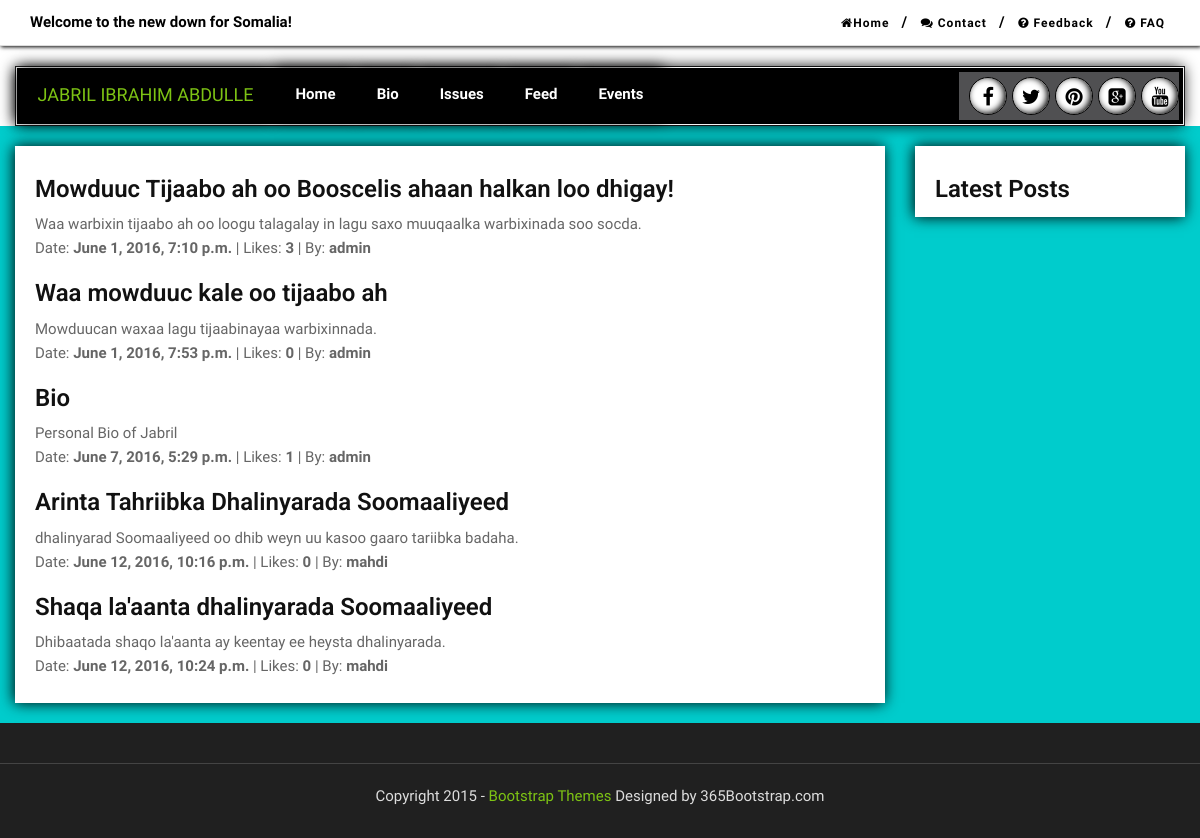
The app's page /feed with its own data.
### campaign/models.py (models this page shows, shortened)
class Post(models.Model):
    title = models.CharField(max_length=200)
    description = models.CharField(max_length=350)
    video = models.ForeignKey(Video,blank=True, default=None)
    content = models.TextField()
    date_added = models.DateTimeField(default=timezone.now)
    last_updated = models.DateTimeField(default=timezone.now)
    published_date = models.DateTimeField(default=timezone.now)
    likes = models.IntegerField(default=0)
    dislikes = models.IntegerField(default=0)
    category = models.ForeignKey(Category, blank=False)
    author = models.ForeignKey(User, blank=False)
    featured_image = models.ForeignKey(Image, blank=True)
    view_counter = models.IntegerField(default=0)

### campaign/views.py (the view)
# urls.py: url(r'^feed$', views.feed, name='feed'),
def feed(request):
    posts = Post.objects.all()
    return render(request, 'campaign/partials/feeds.html',{"posts":posts, "post":{"pk":0}})

### campaign/templates/campaign/partials/feeds.html (shortened to what this page needs)
{% extends 'campaign/layout.html' %}
{% load markdown_deux_tags %}
{% block content %}
<div id="page-content" class="index-page container">
  <div class="row">
    <div id="main-content">
      <div id="column-one" class="col-md-9">
        <div class="box wrap-vid shadowed">
          {% for post in posts %}
            <h5>{{post.title}}</h5>
            <p>
              {{post.description|slice:"0:100:"}}<br/>
              Date: <strong>{{post.published_date}}</strong> | Likes: <strong>{{post.likes}}</strong> | By: <strong>{{post.author}}</strong>
            </p>
          {% endfor %}
        </div>
      </div>
      <div id="column-two" class="col-md-3">
        <div class="box wrap-vid shadowed">
          <h5>Latest Posts</h5>
        </div>
      </div>
    </div>
  </div>
</div>
{% endblock %}

### campaign/static/campaign/css/style.css (style rules this page uses)
body { height: 100%; margin: 0;font-family: 'Ek Mukta', sans-serif;color: #666;background:#00CCCC; font-size: 15px;line-height: 1.6em;font-weight: 400; }
html, body { width:100%; padding:0; margin:0; }
html { -webkit-text-size-adjust: none; }
h5 { font-size: 24px; }
h1,h2,h3,h4,h5,h6 { font-family: 'Roboto', sans-serif;font-weight: 600;color: #111; }
p { margin: 0 0 20px; }
#page-content { padding: 0; }
#page-content.index-page, #page-content.single-page, #page-content.archive-page { margin-top: 20px; }
.box { background-color: #fff;padding: 20px 20px 10px; }
.box:last-child { padding: 20px 20px 5px; }
.box:after, .box:before { clear: both; content: '\0020'; display: block; visibility: hidden; width: 0; height: 0; }
.shadowed { box-shadow: -1px 0 14px black; }
head-title #column-one, #column-two, #column-three { min-height: 22.1em; }

### records on screen
Post: title "Mowduuc Tijaabo ah oo Booscelis ahaan halkan loo dhigay!", description "Waa warbixin tijaabo ah oo loogu talagalay in lagu saxo muuqaalka warbixinada soo socda.", published_date "June 1, 2016, 7:10 p.m.", likes "3", author "admin"
Post: title "Waa mowduuc kale oo tijaabo ah", description "Mowduucan waxaa lagu tijaabinayaa warbixinnada.", published_date "June 1, 2016, 7:53 p.m.", likes "0", author "admin"
Post: title "Bio", description "Personal Bio of Jabril", published_date "June 7, 2016, 5:29 p.m.", likes "1", author "admin"
Post: title "Arinta Tahriibka Dhalinyarada Soomaaliyeed", description "dhalinyarad Soomaaliyeed oo dhib weyn uu kasoo gaaro tariibka badaha.", published_date "June 12, 2016, 10:16 p.m.", likes "0", author "mahdi"
Post: title "Shaqa la'aanta dhalinyarada Soomaaliyeed", description "Dhibaatada shaqo la'aanta ay keentay ee heysta dhalinyarada.", published_date "June 12, 2016, 10:24 p.m.", likes "0", author "mahdi"
